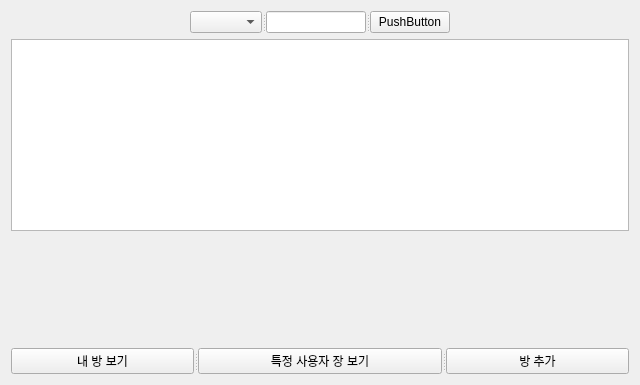
<?xml version="1.0" encoding="UTF-8"?>
<ui version="4.0">
 <class>UserEducationCommunicationWidget</class>
 <widget class="QWidget" name="UserEducationCommunicationWidget">
  <property name="geometry">
   <rect>
    <x>0</x>
    <y>0</y>
    <width>640</width>
    <height>385</height>
   </rect>
  </property>
  <property name="windowTitle">
   <string>Form</string>
  </property>
  <layout class="QGridLayout" name="gridLayout">
   <item row="0" column="0">
    <layout class="QVBoxLayout" name="verticalLayout_2">
     <item>
      <layout class="QVBoxLayout" name="verticalLayout">
       <item>
        <layout class="QHBoxLayout" name="horizontalLayout_2">
         <item>
          <spacer name="horizontalSpacer_2">
           <property name="orientation">
            <enum>Qt::Orientation::Horizontal</enum>
           </property>
           <property name="sizeHint" stdset="0">
            <size>
             <width>40</width>
             <height>20</height>
            </size>
           </property>
          </spacer>
         </item>
         <item>
          <widget class="QSplitter" name="splitter">
           <property name="orientation">
            <enum>Qt::Orientation::Horizontal</enum>
           </property>
           <widget class="QComboBox" name="comboBox"/>
           <widget class="QLineEdit" name="lineEdit"/>
           <widget class="QPushButton" name="pushButton">
            <property name="text">
             <string>PushButton</string>
            </property>
           </widget>
          </widget>
         </item>
         <item>
          <spacer name="horizontalSpacer">
           <property name="orientation">
            <enum>Qt::Orientation::Horizontal</enum>
           </property>
           <property name="sizeHint" stdset="0">
            <size>
             <width>40</width>
             <height>20</height>
            </size>
           </property>
          </spacer>
         </item>
        </layout>
       </item>
       <item>
        <widget class="QTableView" name="tableView"/>
       </item>
      </layout>
     </item>
     <item>
      <spacer name="verticalSpacer">
       <property name="orientation">
        <enum>Qt::Orientation::Vertical</enum>
       </property>
       <property name="sizeHint" stdset="0">
        <size>
         <width>20</width>
         <height>28</height>
        </size>
       </property>
      </spacer>
     </item>
     <item>
      <widget class="QSplitter" name="splitter_2">
       <property name="orientation">
        <enum>Qt::Orientation::Horizontal</enum>
       </property>
       <widget class="QPushButton" name="pushButton_2">
        <property name="text">
         <string>내 방 보기</string>
        </property>
       </widget>
       <widget class="QPushButton" name="pushButton_3">
        <property name="text">
         <string>특정 사용자 장 보기</string>
        </property>
       </widget>
       <widget class="QPushButton" name="pushButton_4">
        <property name="text">
         <string>방 추가</string>
        </property>
       </widget>
      </widget>
     </item>
    </layout>
   </item>
  </layout>
 </widget>
 <resources/>
 <connections/>
</ui>
